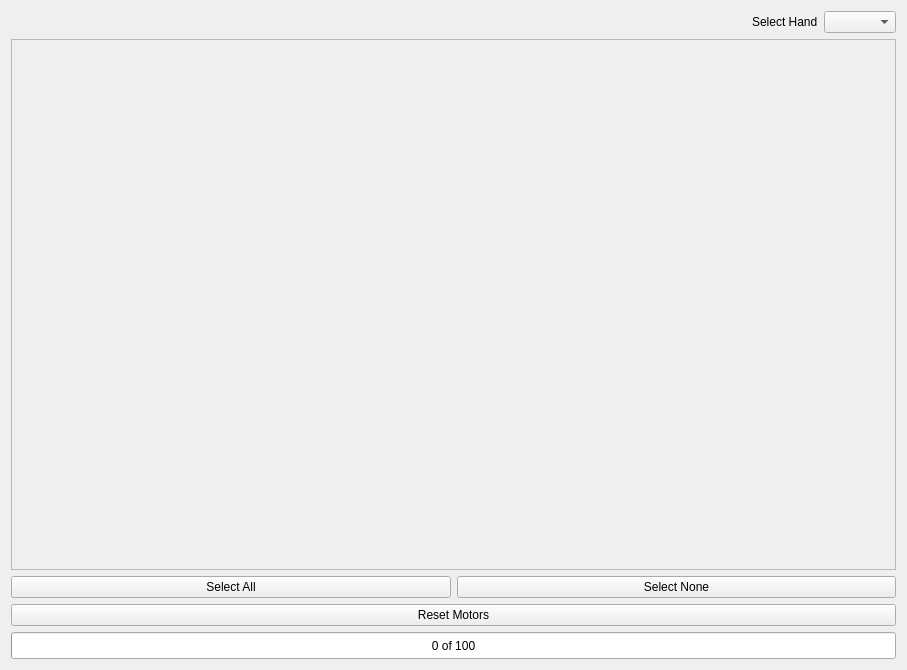
<?xml version="1.0" encoding="UTF-8"?>
<ui version="4.0">
 <class>MotorResetterDockWidget</class>
 <widget class="QWidget" name="MotorResetterDockWidget">
  <property name="geometry">
   <rect>
    <x>0</x>
    <y>0</y>
    <width>907</width>
    <height>670</height>
   </rect>
  </property>
  <property name="mouseTracking">
   <bool>false</bool>
  </property>
  <property name="windowTitle">
   <string>Motor Resetter</string>
  </property>
  <layout class="QGridLayout" name="gridLayout_2">
   <item row="0" column="0">
    <layout class="QVBoxLayout" name="verticalLayout" stretch="0,0,0,0,0">
     <item>
      <layout class="QHBoxLayout" name="horizontalLayout">
       <item>
        <spacer name="horizontalSpacer">
         <property name="orientation">
          <enum>Qt::Horizontal</enum>
         </property>
         <property name="sizeType">
          <enum>QSizePolicy::MinimumExpanding</enum>
         </property>
         <property name="sizeHint" stdset="0">
          <size>
           <width>40</width>
           <height>20</height>
          </size>
         </property>
        </spacer>
       </item>
       <item>
        <widget class="QLabel" name="label">
         <property name="text">
          <string>Select Hand</string>
         </property>
        </widget>
       </item>
       <item>
        <widget class="QComboBox" name="combo_choose_hand"/>
       </item>
      </layout>
     </item>
     <item>
      <widget class="QFrame" name="motors_frame">
       <property name="frameShape">
        <enum>QFrame::StyledPanel</enum>
       </property>
       <property name="frameShadow">
        <enum>QFrame::Raised</enum>
       </property>
       <layout class="QGridLayout" name="gridLayout"/>
      </widget>
     </item>
     <item>
      <layout class="QHBoxLayout" name="horizontalLayout_7">
       <item>
        <widget class="QPushButton" name="btn_select_all">
         <property name="text">
          <string>Select All</string>
         </property>
        </widget>
       </item>
       <item>
        <widget class="QPushButton" name="btn_select_none">
         <property name="text">
          <string>Select None</string>
         </property>
        </widget>
       </item>
      </layout>
     </item>
     <item>
      <widget class="QPushButton" name="btn_reset_motors">
       <property name="text">
        <string>Reset Motors</string>
       </property>
      </widget>
     </item>
     <item>
      <widget class="QProgressBar" name="motors_progress_bar">
       <property name="sizePolicy">
        <sizepolicy hsizetype="Expanding" vsizetype="Fixed">
         <horstretch>0</horstretch>
         <verstretch>0</verstretch>
        </sizepolicy>
       </property>
       <property name="minimumSize">
        <size>
         <width>0</width>
         <height>27</height>
        </size>
       </property>
       <property name="value">
        <number>0</number>
       </property>
       <property name="textVisible">
        <bool>true</bool>
       </property>
       <property name="invertedAppearance">
        <bool>false</bool>
       </property>
       <property name="format">
        <string>%v of %m</string>
       </property>
      </widget>
     </item>
    </layout>
   </item>
  </layout>
 </widget>
 <resources/>
 <connections/>
</ui>
